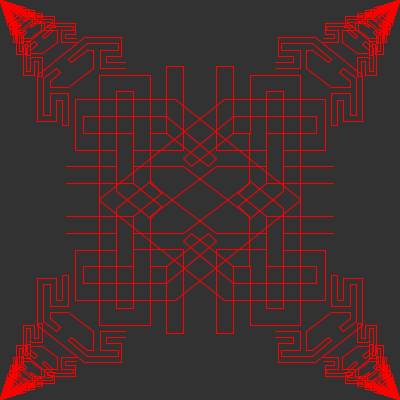
Frame 1 (no input)
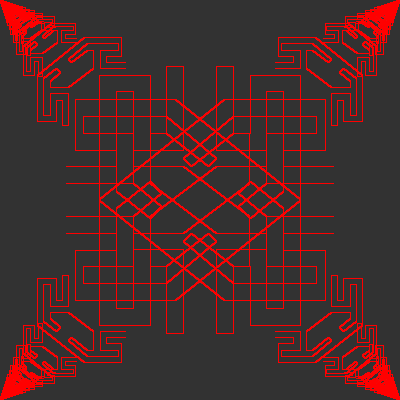
Frame 60 (the mouse pressed at the canvas centre just before this capture)
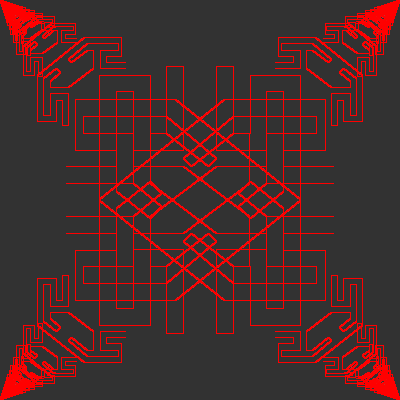
Frame 120 (the mouse held since frame 60 and released just before this capture)

The Processing sketch that drew these frames (run headless with seeded random() and noise(); from frame 60 on, the mouse is pressed at the canvas centre):

// Processing sketch: processing_81267
// ── processing_81267.pde

/*Title: Chinese Knot
 Description: Using beginShape()and endShape(), create a composition with seven or more vertices.
 Created: September 25, 2012
 by: Min Fan
 Email:mfan1028@gmail.com
 */


/*Declare and assign values to x positons for the vertexs in left-up corner*/
//Declare an array named xpos with type of integer and assign values to each element
int[] xpos = {
  200, 160, 160, 190, 190, 140, 110, 115, 140, 150, 
  150, 110, 80, 80, 97, 90, 70, 70, 80, 80, 
  110, 110, 100, 100, 90, 90, 60, 60, 135, 195, 
  195, 170, 170, 200
};

/*Declare and assign values to y positon for the vertexs in left-up corner.*/
//Declare an array named ypos with type of integer and assign values to each element
int[] ypos = { 
  110, 110, 80, 80, 70, 70, 95, 100, 80, 80, 
  110, 140, 140, 130, 116, 109, 125, 185, 185, 150, 
  150, 200, 200, 160, 160, 195, 195, 120, 60, 60, 
  90, 90, 100, 100, 90
};

//Declare the setup method 
void setup() {
  //Set the size of canvas
  size(400, 400);
  //Set the background color as grey
  background(50);
  //Set the stroke to red
  stroke(255, 0, 0);
}

//Declare the draw method to draw the pattern
void draw() {
  //Scaling and repeating the whole pattern by for loop
  for (float j=0.6;j<100;j++) 
  {
    /*Draw the 1/4 shape in left-up corner*/
    //Start to draw lines
    beginShape(LINES);
    //For loop:draw lines from xpos[i], ypos[i] to xpos[i+i], ypos[i+1]
    for (int i=0; i<33;i++)
    {
      /*Draw two vertexs to connect a line*/
      //Draw vertex at position xpos[i]/j, ypos[i]/j
      vertex(xpos[i]/j, ypos[i]/j);
      //Draw vertex at position xpos[i+1]/j, ypos[i+1]/j
      vertex(xpos[i+1]/j, ypos[i+1]/j);
    }
    //Finish drawing lines
    endShape(LINES);

    /*Mirror the 1/4 shape by x-axis*/
    //Start to draw lines
    beginShape(LINES);
    //For loop:draw lines from xpos[i], ypos[i] to height-ypos[i], height-ypos[i+1]
    for (int i=0;i<33;i++)
    { 
      //Draw two vertexs to connect a line
      //Draw vertex at position xpos[i]/j, height-ypos[i]/j
      vertex(xpos[i]/j, height-ypos[i]/j);
      //Draw vertex at position xpos[i+1]/j, height-ypos[i+1]/j
      vertex(xpos[i+1]/j, height-ypos[i+1]/j);
    }
    //Finish drawing lines
    endShape(LINES);

    /*Mirror the 1/4 shape by y-axis*/
    //Start to draw lines
    beginShape(LINES);
    //For loop:draw lines from width-xpos[i], ypos[i] to width-xpos[i+1], ypos[i+1] 
    for (int i=0;i<33;i++)
    { 
      //Draw two vertexs to connect a line
      //Draw vertex at position width-xpos[i]/j, ypos[i]/j
      vertex(width-xpos[i]/j, ypos[i]/j);
      //Draw vertex at position width-xpos[i+1]/j, ypos[i+1]/j
      vertex(width-xpos[i+1]/j, ypos[i+1]/j);
    }
    //Finish drawing lines
    endShape(LINES);

    /*Mirror the 1/4 shape by x and y axes*/
    //Start to draw lines
    beginShape(LINES);
    //For loop:draw lines from width-xpos[i], height-ypos[i] to width-xpos[i+1], height-ypos[i+1]
    for (int i=0;i<33;i++)
    { 
      //Draw two vertexs to connect a line
      //Draw vertex at position width-xpos[i]/j, height-ypos[i]/j
      vertex(width-xpos[i]/j, height-ypos[i]/j);
      //Draw vertex at position width-xpos[i+1]/j, height-ypos[i+1]/j
      vertex(width-xpos[i+1]/j, height-ypos[i+1]/j);
    }
    //Finish drawing lines
    endShape(LINES);
  }
}
